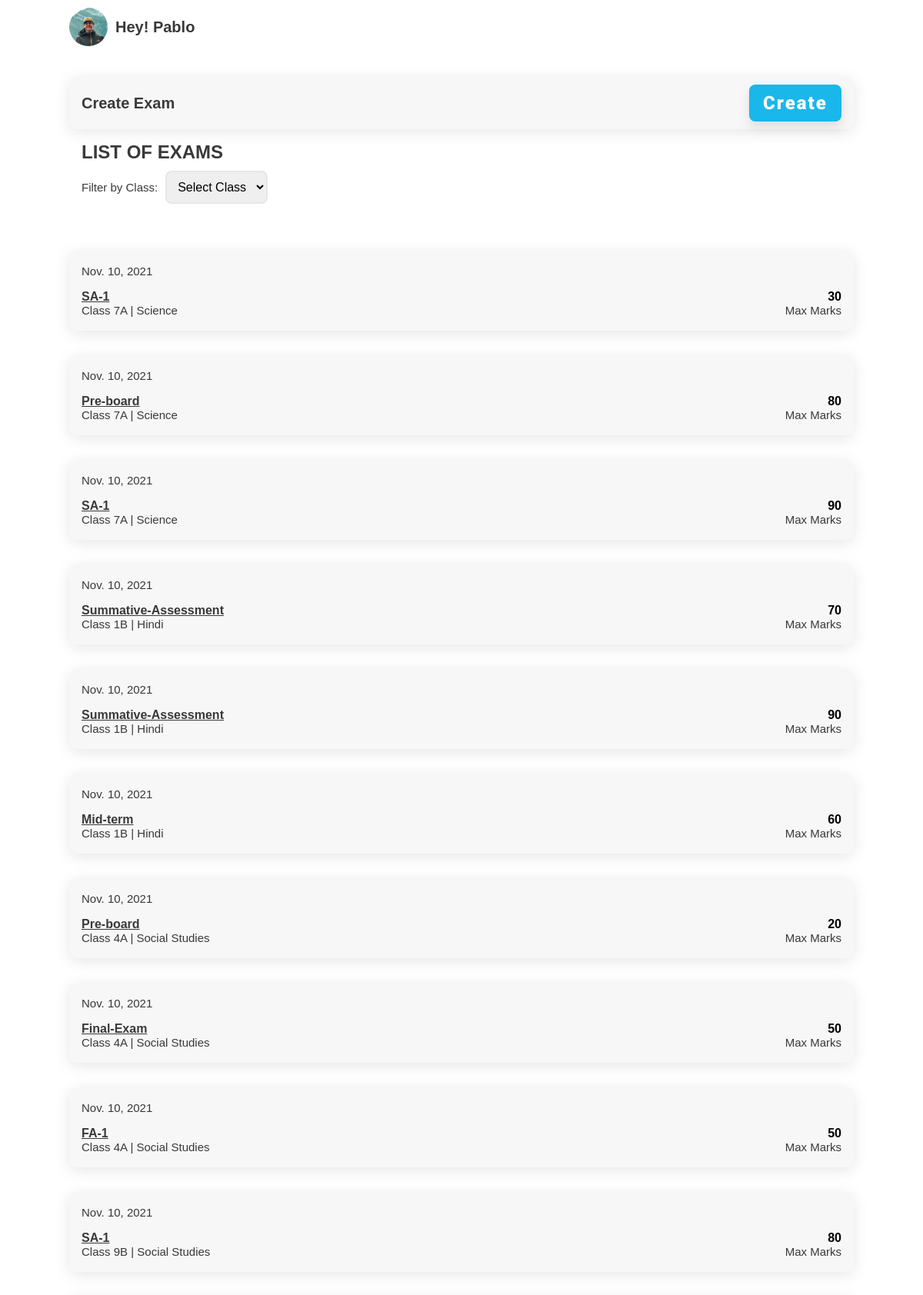
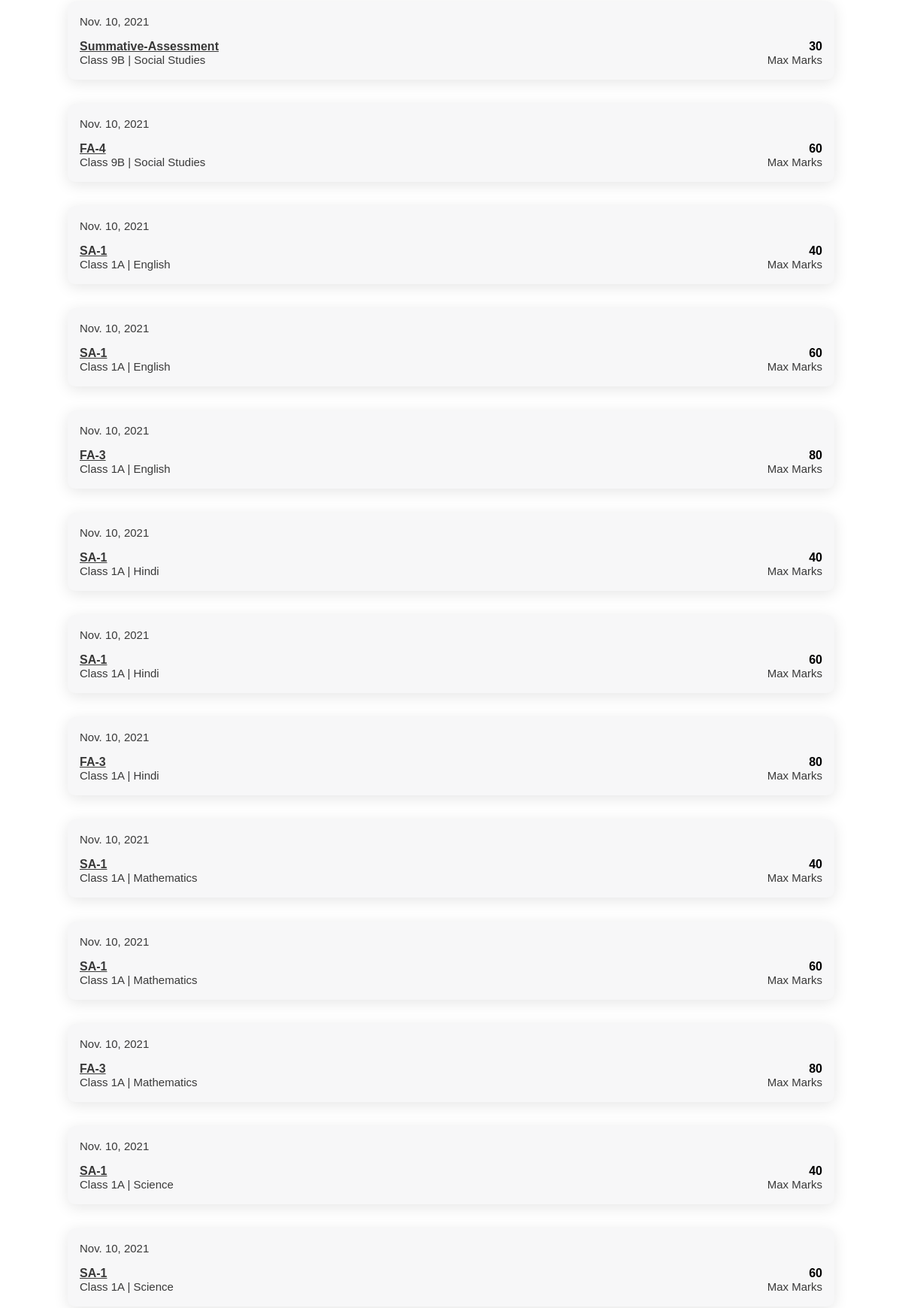
Screenshot of /exam/superadmin/ (signed in, upper part) with the database file from the repository (2 pictures, top to bottom).
### exam/models.py (models this page shows)
class ExamHeldSubject(models.Model):
    exam = models.ForeignKey(exam, on_delete=models.CASCADE)
    subject = models.ForeignKey(subject, on_delete=models.CASCADE)

class exam(models.Model):
    date = models.DateField(auto_now=True)
    name = models.CharField(max_length=100)
    max_marks = models.IntegerField()
    ms = models.BooleanField()

### teacher/models.py (models this page shows)
class subject(models.Model):
    subject = models.CharField(max_length=50)
    Class = models.ForeignKey(classSection, on_delete=models.PROTECT)
    teacher = models.ForeignKey(teacher, on_delete=models.PROTECT)

class classSection(models.Model):
    Class = models.IntegerField()
    section = models.CharField(max_length=50)
    teacher = models.OneToOneField(teacher, on_delete=models.PROTECT)

### exam/views.py (the view)
# urls.py: path('superadmin/', views.superadminExam, name='superadminExam'),
def superadminExam(request):
    superadminobj = SuperAdmin.objects.get(user = request.user)
    schoolobj = superadminobj.school
    teacher_qs = teacher.objects.filter(school = schoolobj)
    class_qs = classSection.objects.filter(teacher__in = teacher_qs).values().order_by('Class')
    subject_qs = subject.objects.filter(teacher__in = teacher_qs)
    examheld_qs = ExamHeldSubject.objects.filter(subject__in = subject_qs)
    print(len(examheld_qs))
    return render(request, 'superadminExam.html', {"exam_lst": examheld_qs, "classes": class_qs})

### templates/superadmin/superadminExam.html (shortened to what this page needs)
{% extends 'adminhome.html' %} {% load static %} {% block extra-head %}
<link rel="stylesheet" href="{% static 'css/attendance.css' %}" />
<link rel="stylesheet" href="{% static 'css/teacherExam.css' %}" />
{% endblock extra-head %} {% block content %}
<section id="start-att">
  <div class="component-back">
    <div>
      <h2>Create Exam</h2>
    </div>
    <a href="{% url 'exam:superadminCreateExam' %}"
      ><button class="btn btn-lg">Create</button></a
    >
  </div>
  <div class="exam-list-txt">
    <h1>LIST OF EXAMS</h1>
    <div class="exam-list-class-filter">
      <p>Filter by Class:</p>
      <select name="select-class" id="" onchange="submitHandler(event)">
        <option value="all" selected="">Select Class</option>
      </select>
    </div>
  </div>
</section>
<section id="home-menu">
  <div class="home-menu">
    {% for current_exam in exam_lst %}
    <div id="exam#{{ current_exam.exam.id }}" class="menu-list tech-exam-list">
      <div>
        <p>{{ current_exam.exam.date }}</p>
      </div>
      <div class="exam-data">
        <a href="{% url 'exam:superadminmarksEdit' current_exam.id %}">
          <div class="exam-desc">
            <h3 class="text-underline">{{ current_exam.exam.name }}</h3>
            <p>
              Class <span class="exam-class">{{current_exam.subject.Class.Class}}{{current_exam.subject.Class.section}}</span> |
              {{current_exam.subject.subject}}
            </p>
          </div>
        </a>
        <div class="max-marks">
          <h4>{{ current_exam.exam.max_marks }}</h4>
          <p>Max Marks</p>
        </div>
      </div>
    </div>
    {% endfor %}
  </div>
</section>
{% endblock content %}

### templates/superadmin/adminhome.html (shortened to what this page needs)
{% load static %}
<!DOCTYPE html>
<html lang="en">
{% block head %}
  <head>
    <link
      rel="stylesheet"
      href="https://cdnjs.cloudflare.com/ajax/libs/font-awesome/6.0.0-beta2/css/all.min.css"
    />
    <link rel="stylesheet" href="{% static 'css/style.css' %}" />
    {% block extra-head %}{% endblock extra-head %}
  </head>
{% endblock head %}
  <body>
    <section id="main">
    {% block nav %}
      <section id="nav">
        <nav class="top-navbar">
          <div class="topnav-profile">
            <div class="profile-picture">
              <img src="{% static 'img/profile.jpg' %}" />
            </div>
            <h2>Hey! <span id="topnav-username">{{ user.username }}</span></h2>
          </div>
        </nav>
      </section>
      {% endblock nav %}
      {% block content %}{% endblock content %}
    </section>
  </body>
</html>

### static/css/style.css (style rules this page uses)
:root { --dark-green: #1ab7ea; --light-green: #9cdabd; --dark-red: #fb3f4a; --light-red: #fb878e; --light-red: #2196f3; --light-grey: #f7f7f8; --dark-grey: #e7e7e8; --dark: #393939; --faded: #555555; --center-width: 85%; }
* { box-sizing: border-box; margin: 0; padding: 0; }
body { font-family: "Arial", sans-serif; -webkit-font-smoothing: antialiased; }
a { text-decoration: none; }
* { margin: 0; padding: 0; }
#main { margin: auto; margin-bottom: 60px; width: 100%; background-color: #fff; }
#nav { margin-bottom: 30px; }
.top-navbar { margin: auto; display: flex; justify-content: space-between; align-items: center; align-content: center; width: var(--center-width); }
.topnav-profile { display: flex; align-items: center; padding: 10px 0; }
.topnav-profile > h2 { margin: 0 10px; }
.profile-picture { height: 50px; width: 50px; }
.profile-picture img { height: 100%; width: 100%; border-radius: 50px; object-fit: cover; }
.home-menu, .goto { margin: 35px auto 0; width: var(--center-width); display: flex; flex-direction: column; justify-content: space-between; }
.menu-list, .component-back { background-color: var(--light-grey); border-radius: 10px; display: flex; justify-content: space-between; align-items: center; margin: 1em 0; padding: 10px 16px; transition: all 0.5s ease 0s; box-shadow: 0px 4px 20px rgba(0, 0, 0, 0.1); }
.btn { display: inline-block; background: var(--dark-green); color: #fff; padding: 10px 15px; min-width: 120px; font-size: 1rem; text-align: center; border: none; cursor: pointer; outline: none; box-shadow: 0px 8px 15px rgba(0, 0, 0, 0.1); transition: all 0.3s ease 0s; border-radius: 8px; letter-spacing: 2px; font-family: "Roboto", sans-serif; font-weight: 900; }
.btn-lg { font-size: 1.5rem; }
p { color: var(--dark); font-size: 15px; font-weight: 300; }
h1 { color: var(--dark); text-transform: capitalize; font-size: 24px; font-weight: 600; }
h2 { color: var(--dark); text-transform: capitalize; font-size: 20px; font-weight: 600; }
h3 { color: var(--dark); font-size: 16px; font-weight: 600; }
.text-underline { text-decoration: underline; }

### static/css/attendance.css (style rules this page uses)
#start-att { width: 85%; margin: auto; }

### static/css/teacherExam.css (style rules this page uses)
.exam-list-txt { padding: 0px 16px; align-items: center; }
.exam-list-txt select { outline: none; padding: 10px; font-size: 16px; border: 2px solid var(--dark-grey); border-radius: 8px; transition: all 0.1s ease; margin: 10px; }
.exam-list-class-filter { display: flex; align-items: center; }
.tech-exam-list { flex-direction: column; }
.tech-exam-list > * { margin: 8px 0px; }
.tech-exam-list > div:nth-child(1) { align-self: baseline; }
.exam-data { display: flex; justify-content: space-between; width: 100%; text-align: right; }
.exam-desc { text-align: left; }

### rows the page displays
ExamHeldSubject: exam "Nov. 10, 2021", exam.name "SA-1", subject.Class.Class "7", subject.Class.section "A", subject.subject "Science", exam.max_marks "30"
ExamHeldSubject: exam "Nov. 10, 2021", exam.name "Pre-board", subject.Class.Class "7", subject.Class.section "A", subject.subject "Science", exam.max_marks "80"
ExamHeldSubject: exam "Nov. 10, 2021", exam.name "SA-1", subject.Class.Class "7", subject.Class.section "A", subject.subject "Science", exam.max_marks "90"
ExamHeldSubject: exam "Nov. 10, 2021", exam.name "Summative-Assessment", subject.Class.Class "1", subject.Class.section "B", subject.subject "Hindi", exam.max_marks "70"
ExamHeldSubject: exam "Nov. 10, 2021", exam.name "Summative-Assessment", subject.Class.Class "1", subject.Class.section "B", subject.subject "Hindi", exam.max_marks "90"
ExamHeldSubject: exam "Nov. 10, 2021", exam.name "Mid-term", subject.Class.Class "1", subject.Class.section "B", subject.subject "Hindi", exam.max_marks "60"
ExamHeldSubject: exam "Nov. 10, 2021", exam.name "Pre-board", subject.Class.Class "4", subject.Class.section "A", subject.subject "Social Studies", exam.max_marks "20"
ExamHeldSubject: exam "Nov. 10, 2021", exam.name "Final-Exam", subject.Class.Class "4", subject.Class.section "A", subject.subject "Social Studies", exam.max_marks "50"
ExamHeldSubject: exam "Nov. 10, 2021", exam.name "FA-1", subject.Class.Class "4", subject.Class.section "A", subject.subject "Social Studies", exam.max_marks "50"
ExamHeldSubject: exam "Nov. 10, 2021", exam.name "SA-1", subject.Class.Class "9", subject.Class.section "B", subject.subject "Social Studies", exam.max_marks "80"
ExamHeldSubject: exam "Nov. 10, 2021", exam.name "Summative-Assessment", subject.Class.Class "9", subject.Class.section "B", subject.subject "Social Studies", exam.max_marks "30"
ExamHeldSubject: exam "Nov. 10, 2021", exam.name "FA-4", subject.Class.Class "9", subject.Class.section "B", subject.subject "Social Studies", exam.max_marks "60"
ExamHeldSubject: exam "Nov. 10, 2021", exam.name "SA-1", subject.Class.Class "1", subject.Class.section "A", subject.subject "English", exam.max_marks "40"
ExamHeldSubject: exam "Nov. 10, 2021", exam.name "SA-1", subject.Class.Class "1", subject.Class.section "A", subject.subject "English", exam.max_marks "60"
ExamHeldSubject: exam "Nov. 10, 2021", exam.name "FA-3", subject.Class.Class "1", subject.Class.section "A", subject.subject "English", exam.max_marks "80"
ExamHeldSubject: exam "Nov. 10, 2021", exam.name "SA-1", subject.Class.Class "1", subject.Class.section "A", subject.subject "Hindi", exam.max_marks "40"
ExamHeldSubject: exam "Nov. 10, 2021", exam.name "SA-1", subject.Class.Class "1", subject.Class.section "A", subject.subject "Hindi", exam.max_marks "60"
ExamHeldSubject: exam "Nov. 10, 2021", exam.name "FA-3", subject.Class.Class "1", subject.Class.section "A", subject.subject "Hindi", exam.max_marks "80"
ExamHeldSubject: exam "Nov. 10, 2021", exam.name "SA-1", subject.Class.Class "1", subject.Class.section "A", subject.subject "Mathematics", exam.max_marks "40"
ExamHeldSubject: exam "Nov. 10, 2021", exam.name "SA-1", subject.Class.Class "1", subject.Class.section "A", subject.subject "Mathematics", exam.max_marks "60"
ExamHeldSubject: exam "Nov. 10, 2021", exam.name "FA-3", subject.Class.Class "1", subject.Class.section "A", subject.subject "Mathematics", exam.max_marks "80"
ExamHeldSubject: exam "Nov. 10, 2021", exam.name "SA-1", subject.Class.Class "1", subject.Class.section "A", subject.subject "Science", exam.max_marks "40"
ExamHeldSubject: exam "Nov. 10, 2021", exam.name "SA-1", subject.Class.Class "1", subject.Class.section "A", subject.subject "Science", exam.max_marks "60"

### other values shown
{{ user.username }} "Pablo"
